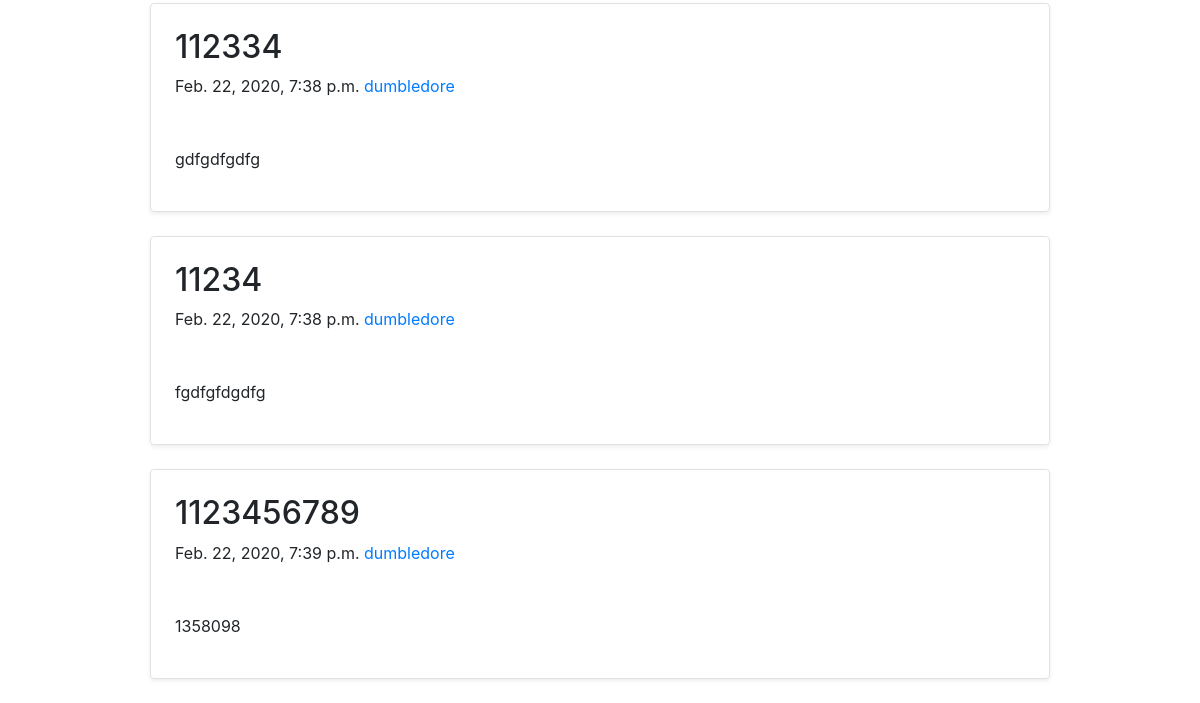
/home/ (lower part), run on an earlier commit of the app's database.
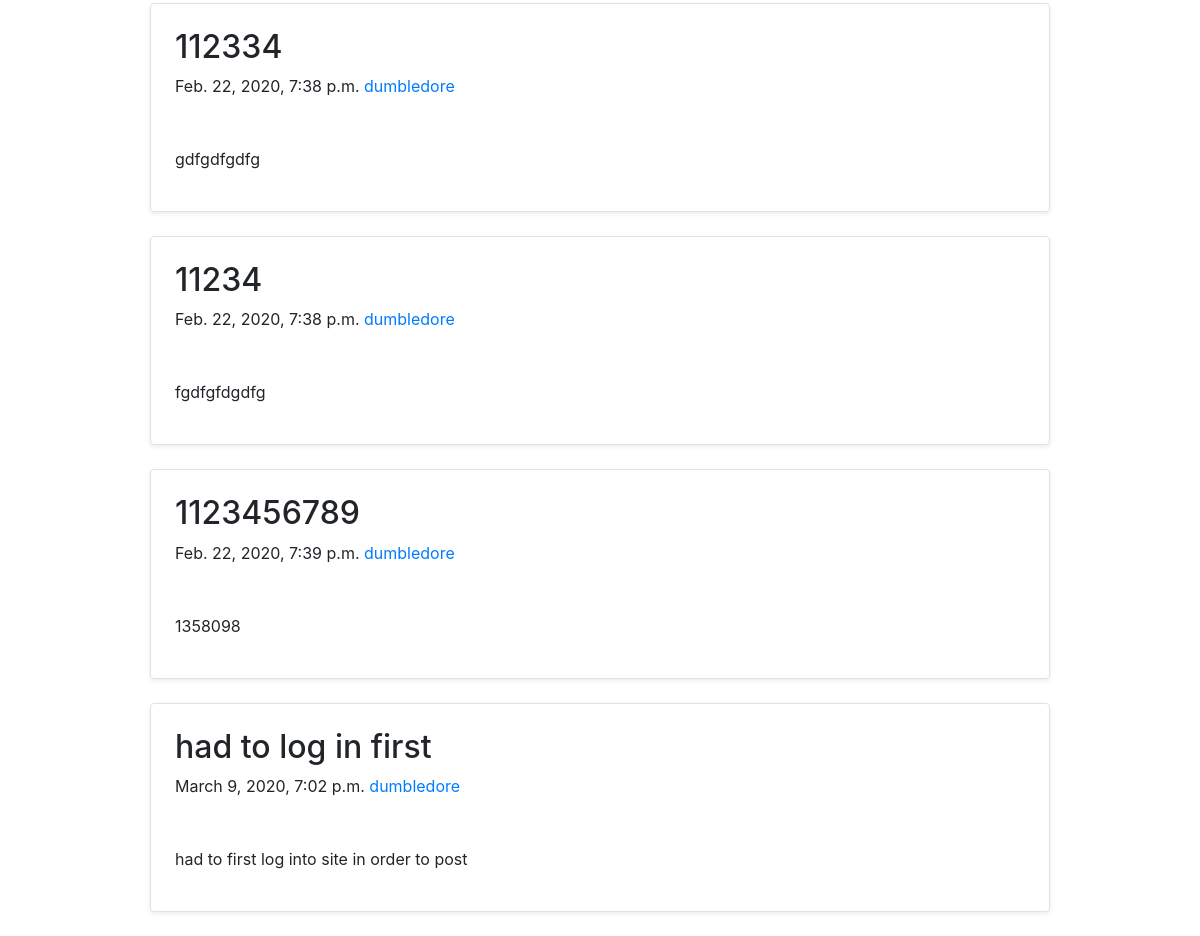
And on a later commit of the database.
### blog/models.py (models this page shows, shortened)
class Post(models.Model):
	author = models.ForeignKey(User, on_delete = models.CASCADE)
	title = models.CharField(max_length=100, blank = True)
	date = models.DateTimeField(default = timezone.now)
	content = models.TextField()
	image = models.ImageField(default='default.jpeg', upload_to='mobile_uploads')

### blog/views.py (the view)
# urls.py: url('home/',views.home , name = 'home'),
def home(request):
	context = {'key_1':generic}
	return render(request, 'blog/home.html',context = context)

### blog/templates/blog/home.html (shortened to what this page needs)
{% extends 'blog/base.html' %}
{% block content %}
	{% for info in key_1%}
		<div style="width:900px; margin:0 auto;">
			<div class="col-md-15">
			  <div class="row no-gutters border rounded overflow-hidden flex-md-row mb-4 shadow-sm h-md-250 position-relative">
			    <div class="col p-4 d-flex flex-column position-static">
			      <h2 class="blog-post-title"> {{ info.title }} </h2>
			      <p class="blog-post-meta">{{ info.date }}  <a href="#">{{ info.author }}</a></p>
			      <p> {{ info.content }} </p>
			    </div>
			  </div>
			</div>
		</div>
	{% endfor %}
{% endblock %}

What changed in the data, as far as the page shows it:
added Post: title "had to log in first", date "March 9, 2020, 7:02 p.m.", author "dumbledore", content "had to first log into site in order to post"
